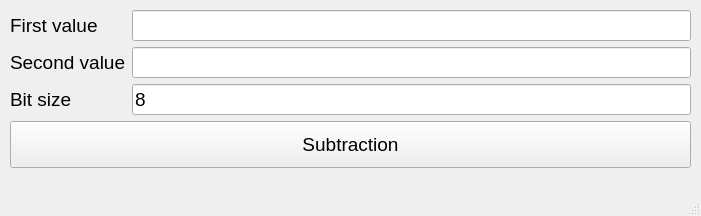
<?xml version="1.0" encoding="UTF-8"?>
<ui version="4.0">
 <class>MainWindow</class>
 <widget class="QMainWindow" name="MainWindow">
  <property name="geometry">
   <rect>
    <x>0</x>
    <y>0</y>
    <width>701</width>
    <height>216</height>
   </rect>
  </property>
  <property name="windowTitle">
   <string>MainWindow</string>
  </property>
  <widget class="QWidget" name="centralwidget">
   <widget class="QWidget" name="layoutWidget">
    <property name="geometry">
     <rect>
      <x>10</x>
      <y>10</y>
      <width>681</width>
      <height>158</height>
     </rect>
    </property>
    <layout class="QVBoxLayout" name="verticalLayout">
     <item>
      <layout class="QFormLayout" name="formLayout">
       <item row="0" column="0">
        <widget class="QLabel" name="label">
         <property name="font">
          <font>
           <pointsize>14</pointsize>
          </font>
         </property>
         <property name="text">
          <string>First value</string>
         </property>
        </widget>
       </item>
       <item row="0" column="1">
        <widget class="QLineEdit" name="lineEdit">
         <property name="font">
          <font>
           <pointsize>14</pointsize>
          </font>
         </property>
        </widget>
       </item>
       <item row="1" column="0">
        <widget class="QLabel" name="label_2">
         <property name="font">
          <font>
           <pointsize>14</pointsize>
          </font>
         </property>
         <property name="text">
          <string>Second value</string>
         </property>
        </widget>
       </item>
       <item row="1" column="1">
        <widget class="QLineEdit" name="lineEdit_2">
         <property name="font">
          <font>
           <pointsize>14</pointsize>
          </font>
         </property>
        </widget>
       </item>
       <item row="2" column="0">
        <widget class="QLabel" name="label_3">
         <property name="font">
          <font>
           <pointsize>14</pointsize>
          </font>
         </property>
         <property name="text">
          <string>Bit size</string>
         </property>
        </widget>
       </item>
       <item row="2" column="1">
        <widget class="QLineEdit" name="lineEdit_3">
         <property name="font">
          <font>
           <pointsize>14</pointsize>
          </font>
         </property>
         <property name="text">
          <string>8</string>
         </property>
        </widget>
       </item>
      </layout>
     </item>
     <item>
      <widget class="QPushButton" name="pushButton">
       <property name="sizePolicy">
        <sizepolicy hsizetype="Minimum" vsizetype="Preferred">
         <horstretch>0</horstretch>
         <verstretch>0</verstretch>
        </sizepolicy>
       </property>
       <property name="font">
        <font>
         <pointsize>14</pointsize>
        </font>
       </property>
       <property name="text">
        <string>Subtraction</string>
       </property>
      </widget>
     </item>
    </layout>
   </widget>
  </widget>
  <widget class="QMenuBar" name="menubar">
   <property name="geometry">
    <rect>
     <x>0</x>
     <y>0</y>
     <width>701</width>
     <height>21</height>
    </rect>
   </property>
  </widget>
  <widget class="QStatusBar" name="statusbar"/>
 </widget>
 <resources/>
 <connections/>
</ui>
